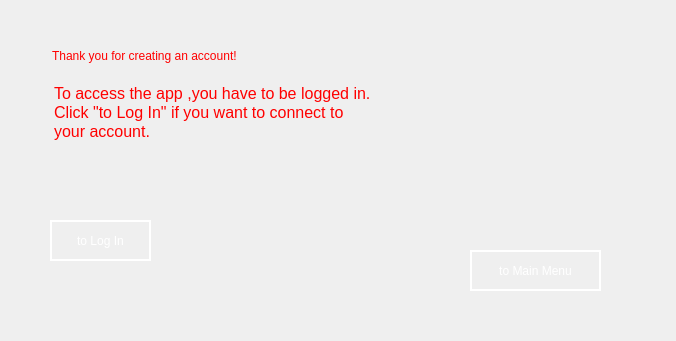
<?xml version="1.0" encoding="UTF-8"?>
<ui version="4.0">
 <class>SigninDialog</class>
 <widget class="QDialog" name="SigninDialog">
  <property name="geometry">
   <rect>
    <x>0</x>
    <y>0</y>
    <width>676</width>
    <height>341</height>
   </rect>
  </property>
  <property name="windowTitle">
   <string>Dialog</string>
  </property>
  <property name="styleSheet">
   <string notr="true"/>
  </property>
  <widget class="QLineEdit" name="lineEdit">
   <property name="geometry">
    <rect>
     <x>50</x>
     <y>10</y>
     <width>331</width>
     <height>91</height>
    </rect>
   </property>
   <property name="styleSheet">
    <string notr="true">QLineEdit
{
	border:0px;
	color:red;
	background-color:transparent;
	font: 700 italic 13pt &quot;Segoe UI&quot;;
}</string>
   </property>
   <property name="text">
    <string>Thank you for creating an account!</string>
   </property>
  </widget>
  <widget class="QTextEdit" name="textEdit">
   <property name="geometry">
    <rect>
     <x>50</x>
     <y>80</y>
     <width>331</width>
     <height>81</height>
    </rect>
   </property>
   <property name="styleSheet">
    <string notr="true">QTextEdit
{
	border:0;
	background-color:transparent;
	color:red;
	font: 18px;
}</string>
   </property>
   <property name="html">
    <string>&lt;!DOCTYPE HTML PUBLIC &quot;-//W3C//DTD HTML 4.0//EN&quot; &quot;http://www.w3.org/TR/REC-html40/strict.dtd&quot;&gt;
&lt;html&gt;&lt;head&gt;&lt;meta name=&quot;qrichtext&quot; content=&quot;1&quot; /&gt;&lt;meta charset=&quot;utf-8&quot; /&gt;&lt;style type=&quot;text/css&quot;&gt;
p, li { white-space: pre-wrap; }
hr { height: 1px; border-width: 0; }
li.unchecked::marker { content: &quot;\2610&quot;; }
li.checked::marker { content: &quot;\2612&quot;; }
&lt;/style&gt;&lt;/head&gt;&lt;body style=&quot; font-family:'Segoe UI'; font-size:18px; font-weight:400; font-style:normal;&quot;&gt;
&lt;p style=&quot; margin-top:0px; margin-bottom:0px; margin-left:0px; margin-right:0px; -qt-block-indent:0; text-indent:0px;&quot;&gt;&lt;span style=&quot; font-size:12pt;&quot;&gt;To access the app ,you have to be logged in. &lt;/span&gt;&lt;/p&gt;
&lt;p style=&quot; margin-top:0px; margin-bottom:0px; margin-left:0px; margin-right:0px; -qt-block-indent:0; text-indent:0px;&quot;&gt;&lt;span style=&quot; font-size:12pt;&quot;&gt;Click &amp;quot;to Log In&amp;quot; if you want to connect to &lt;/span&gt;&lt;/p&gt;
&lt;p style=&quot; margin-top:0px; margin-bottom:0px; margin-left:0px; margin-right:0px; -qt-block-indent:0; text-indent:0px;&quot;&gt;&lt;span style=&quot; font-size:12pt;&quot;&gt;your account.&lt;/span&gt;&lt;/p&gt;&lt;/body&gt;&lt;/html&gt;</string>
   </property>
  </widget>
  <widget class="QPushButton" name="login_button2">
   <property name="geometry">
    <rect>
     <x>50</x>
     <y>220</y>
     <width>101</width>
     <height>41</height>
    </rect>
   </property>
   <property name="styleSheet">
    <string notr="true">QPushButton{
	border :2px solid white;
font: 700 10pt &quot;Segoe UI&quot;;
background-color:transparent;
color:white;
style-font:bold;
}</string>
   </property>
   <property name="text">
    <string>to Log In</string>
   </property>
  </widget>
  <widget class="QPushButton" name="mainmenu">
   <property name="geometry">
    <rect>
     <x>470</x>
     <y>250</y>
     <width>131</width>
     <height>41</height>
    </rect>
   </property>
   <property name="styleSheet">
    <string notr="true">QPushButton{
	border :2px solid white;
font: 700 10pt &quot;Segoe UI&quot;;
background-color:transparent;
color:white;
style-font:bold;
}</string>
   </property>
   <property name="text">
    <string>to Main Menu</string>
   </property>
  </widget>
 </widget>
 <resources/>
 <connections/>
</ui>
